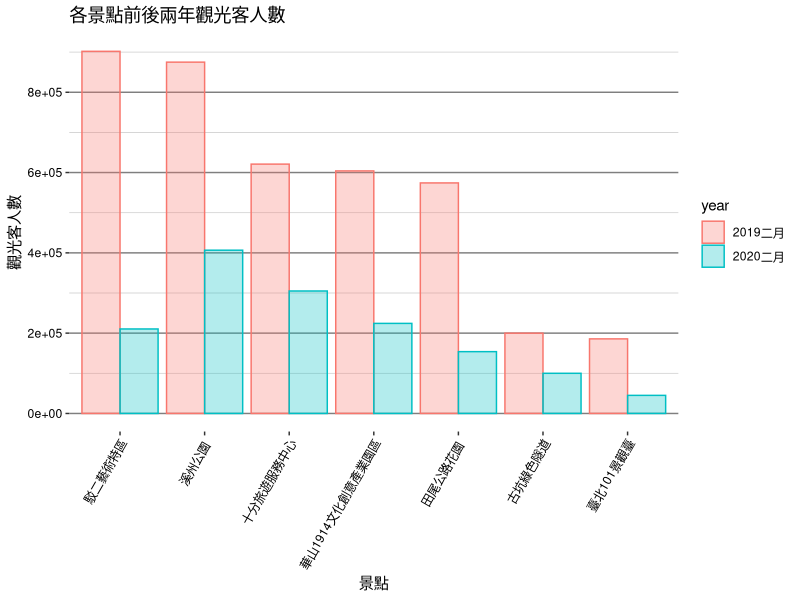
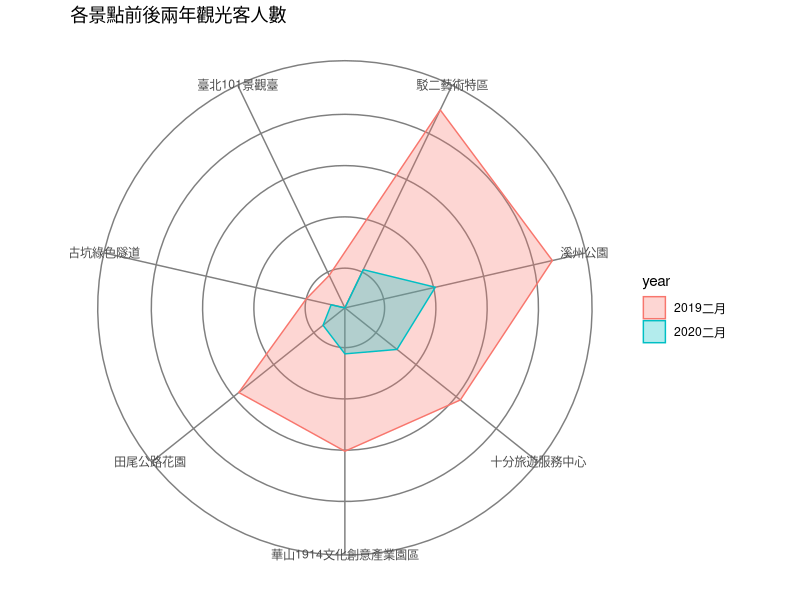

Recreate these plots in R, in order. (Note: this script raises an error after producing the figures.)
#############################################
# 本次課程繪製雷達圖
# 雷達圖可以視為是長條圖的一種變形，檢視個體在各種類別上對應數值屬性的大小。
# 將色彩對應到另一個類別屬性，可以比較不同類別的個體。
# 
# 由於ggplot2並沒有提供雷達圖，因此利用ggplot提供的原型工具ggproto ，
# 修改極座標(polar coordinate)，使其連接的線為直線，建立雷達圖座標系統。
# 在此雷達圖座標上，再以多邊形的方式畫出每個個體。
# x軸：類別屬性
# y軸：數值屬性
# 色彩：類別屬性
#
# 特別注意事項：分群的種類不可過多
#############################################
library(tidyverse)
library(readxl)
library(ggplot2)

# 資料輸入
sightseeing <- read_excel("sightseeing.xlsx")

########################################################################
# 示範案例
# 比較各景點前後兩年觀光客人數
# 個體：所有景點觀光客
# 類別屬性一：各景點
# 類別屬性二：前後兩年
# 數值屬性：觀光客人數

sightseeing <- sightseeing %>%
  mutate(fchi=regexpr("\r\n", 地點)) %>%
  mutate(loc=substr(地點, 1, fchi-1)) %>%
  select(2, 3, 5) %>%
  gather(key="year", value="visitorCount", -loc)

loc_rank <- sightseeing %>%
  filter(year=="2019二月") %>%
  arrange(desc(visitorCount)) %>%
  pull(loc)

sightseeing <- sightseeing %>%
  mutate(year=factor(year)) %>%
  mutate(loc=factor(loc, levels=loc_rank, ordered = TRUE)) %>%
  arrange(year, loc)

# 群組長條圖
ggplot(sightseeing, aes(x=loc, y=visitorCount)) +
  geom_col(aes(color=year, fill=year), alpha=0.3, position="dodge") +
  labs(title="各景點前後兩年觀光客人數", x="景點", y="觀光客人數") +
  scale_y_continuous(breaks=seq(0, 1000000, 200000))+
  theme(axis.text.x = element_text(color="black", angle=60, hjust=1),
        axis.text.y = element_text(color="black"),
        panel.background = element_blank(),
        panel.grid.major.x = element_blank(),
        panel.grid.major.y = element_line(color="grey50"),
        panel.grid.minor.y = element_line(color="grey80"))

# 雷達圖
# Define a new coordinate system 
coord_radar <- function () 
{
  ggproto("CoordRadar", CoordPolar, theta = "x", r = "y", start = 0, 
          direction = 1,
          is_linear = function(coord) TRUE)
}

# 畫出雷達圖
ggplot(sightseeing, aes(x=loc, y=visitorCount, group=year)) + 
  geom_polygon(aes(color=year, fill=year), alpha=0.3) +
  coord_radar() +
  labs(title="各景點前後兩年觀光客人數") +
  scale_y_continuous(breaks=seq(0, 1000000, 200000))+
  theme(axis.text.y = element_blank(),
        axis.ticks.y = element_blank(),
        panel.background = element_blank(),
        panel.grid.major.x = element_line(color="grey50"),
        panel.grid.major.y = element_line(color="grey50"),
        axis.title=element_blank())

########################################################################
# 示範案例
# 比較106學年各體系不同性別碩士各年級人數比例
# 個體：各體系碩士學生
# 類別屬性一：各體系
# 類別屬性二：年級
# 類別屬性二：性別
# 數值屬性：人數比例
std <- tdf %>%
  filter(year==106) %>%             # 取出106學年資料
  filter(grepl("M", 等級別)) %>%    # 取出碩士班資料
  mutate(sex=substr(key, 4, 5)) %>% # 產生性別屬性
  mutate(grade=substr(key, 1, 3)) %>% # 產生年級屬性
  mutate(grade=ifelse(grepl("[五六七延]", grade), "五年級(以上)", grade)) %>%
  mutate(grade=factor(grade, levels=grade_lvl, ordered=TRUE)) %>%
  group_by(sex, 體系別, grade) %>%    # 統計各體系不同性別的各年級人數
  summarise(value.sum=sum(value)) %>%
  ungroup() %>%
  group_by(sex, 體系別) %>%           # 計算各體系不同性別下各年級人數比例
  mutate(rate=value.sum/sum(value.sum)) %>%
  ungroup()

# 畫出雷達圖
ggplot(std, aes(x=grade, y=rate, group=體系別)) + 
  geom_polygon(aes(color=體系別), fill=NA) +
  coord_radar() +
  facet_wrap(~sex) +
  labs(title="106學年各體系碩士各年級比例") +
  theme(axis.text.y = element_blank(),
        axis.ticks.y = element_blank(),
        panel.background = element_blank(),
        panel.grid.major.x = element_line(color="grey50"),
        panel.grid.major.y = element_line(color="grey50"),
        axis.title=element_blank())

########################################################################
# 示範案例
# 比較106學年各體系不同性別碩士各年級人數比例
# 個體：各體系碩士學生
# 類別屬性一：各體系
# 類別屬性二：年級
# 類別屬性二：性別
# 數值屬性：人數比例
std <- tdf %>%
  filter(year==106) %>%             # 取出106學年資料
  filter(grepl("M", 等級別)) %>%      # 取出碩士班資料
  mutate(sex=substr(key, 4, 5)) %>%   # 產生性別屬性
  mutate(grade=substr(key, 1, 3)) %>% # 產生年級屬性
  mutate(grade=ifelse(grepl("[五六七延]", grade), "五年級(以上)", grade)) %>%
  mutate(grade=factor(grade, levels=grade_lvl, ordered=TRUE)) %>%
  group_by(dn, sex, 體系別, grade) %>%   # 統計各體系不同性別、不同學制的各年級人數
  summarise(value.sum=sum(value)) %>%
  ungroup() %>%
  group_by(dn, sex, 體系別) %>%    # 計算各體系不同性別、不同學制下各年級人數比例
  mutate(rate=value.sum/sum(value.sum)) %>%
  ungroup()

# 畫出雷達圖
ggplot(std, aes(x=grade, y=rate, group=體系別)) + 
  geom_polygon(aes(color=體系別), fill=NA) +
  coord_radar() +
  facet_grid(rows=vars(dn), cols=vars(sex)) +
  labs(title="106學年各體系碩士各年級比例") +
  theme(axis.text.y = element_blank(),
        axis.ticks.y = element_blank(),
        panel.background = element_blank(),
        panel.grid.major.x = element_line(color="grey50"),
        panel.grid.major.y = element_line(color="grey50"),
        axis.title=element_blank())
